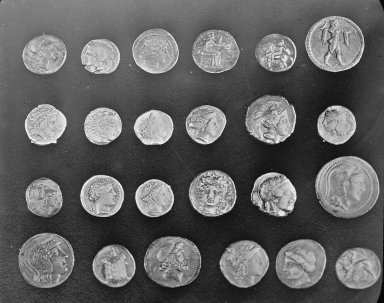
#> input picture skimage.data.coins(), 384 x 303 px
$ jupyter execute --allow-errors -04-Basics-of-image-processing_.ipynb   (shell and % lines are left out)   (older library calls are emulated)
#> lines starting #> are read from the running program, lines starting #| are printed output that depends on the picture
-04-Basics-of-image-processing  © by A.Richter
------------------------------------------

Intro to Image Analysis
--

[cell 1]
import skimage
import skimage.io as skio
from skimage import exposure
from scipy.misc import bytescale

import cv2
import numpy as np
import matplotlib.pyplot as plt
import scipy as sp

Import of Images with **Scikit-Image**
--

The following images are multi-channel IKONOS with a resolution of 4m multi and 1m pan

[cell 2]
Folder='IKONOS2_dodola_MS_Kanaele/'
#IKOPan=skio.imread(Folder+'IKONOS2_dodola_Pan_Kanal/_Tif/po_221141_pan_sub.TIF')
#> (the rest of this cell did not finish here and is left out)

[cell 3]
Folder='IKONOS2_dodola_MS_Kanaele/'
#> Folder = 'IKONOS2_dodola_MS_Kanaele/'
#IKOPan=skio.imread(Folder+'IKONOS2_dodola_Pan_Kanal/_Tif/po_221141_pan_sub.TIF')
IKORed=cv2.imread(Folder+'po_221141_red_sub.TIF',-1)

#> (a cell that did not finish here is left out)

a Loop to read and plot images in a Folder
---

[cell 5]
import glob
Folder='IKONOS2_dodola_MS_Kanaele/'             # define Folder

TIFs=glob.glob(Folder+"*.tif")                    # generate list of the files with the Ending .tif
#TFWs=glob.glob(Folder+"*.tfw")
#OVRs=glob.glob(Folder+"*.ovr")

for filename in TIFs:                             # For loop to print the list of images
        print(filename)
        Bild=skio.imread(filename,-1)
        plt.imshow(Bild, cmap = 'gray')
        plt.show()

[cell 6]
import glob
Folder='IKONOS2_dodola_MS_Kanaele/'             # define Folder

TIFs=glob.glob(Folder+"*.tif")                    # generate list of the files with the Ending .tif
#TFWs=glob.glob(Folder+"*.tfw")
#OVRs=glob.glob(Folder+"*.ovr")

for filename in TIFs:                             # For loop to print the list of images
        print(filename)
        Bild=cv2.imread(filename)
        cv2.imshow(filename,Bild)
        sleep(5)
        cv2.waitKey(0)
        cv2.destroyAllWindows()

8-Bit Data vs. 16-Bit Data
---

#> (a cell that did not finish here is left out)

#> (a cell that did not finish here is left out)

#> (a cell that did not finish here is left out)

Output of Histogramms of the Green or Red Channel
---

[cell 10]
print('16 bit - Histogramm')
print( '----------------')
fig=plt.figure(figsize=(10,3))
#hist, bins = np.histogram(IKOPan, bins=100)         #Anzahl der Intervalle, "bins" verändern
#> (the rest of this cell did not finish here and is left out)

[cell 11]
Arr1=np.round(20*np.random.rand(5,5))
#print(Arr1)
Arr2=np.round(20*np.random.rand(5,5))
#print(Arr2)
Arr3=np.round(20*np.random.rand(5,5))
#print(Arr3)

A=np.dstack((Arr1,Arr2,Arr3))
print(15*'-')
print(A.shape)
print(A[:,:,1])

Function to build an RBG TrueColor Image from scratch
---

http://gis.stackexchange.com/questions/120951/merging-multiple-16-bit-image-bands-to-create-a-true-color-tiff'

[cell 12]
def create_composite(red_band, green_band, blue_band):

    img=np.dstack((red_band,green_band,blue_band))
    return img
    # [7 lines of commented-out code are left out]

#> (a cell that did not finish here is left out)

#> (a cell that did not finish here is left out)

#> (a cell that did not finish here is left out)

Analyse the Correlation between two Channels
---

#> (a cell that did not finish here is left out)

[cell 17]
from scipy import stats

#> (a cell that did not finish here is left out)

Filtering of images
---

[cell 19]
from skimage import data,filters,feature
image = data.coins() # or any NumPy array!
#> image is the input picture: shape (303, 384); min 1, max 252, mean 96.9
#edges = filters.median(image)
plt.imshow(image,cmap='gray')
plt.show()

edges = filters.prewitt(image)
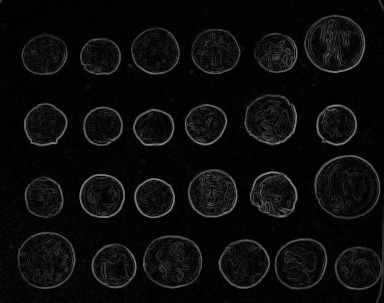
#> edges: shape (303, 384) float64; min 0, max 0.572, mean 0.0478
skio.imshow(edges)
skio.show()


edges = filters.sobel(image)
skio.imshow(edges)
skio.show()

edges = feature.canny(image)
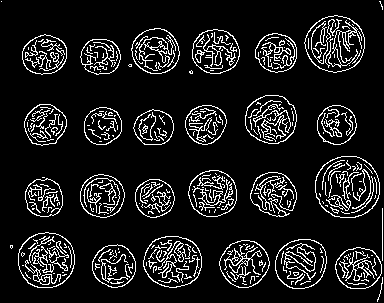
#> edges: shape (303, 384) bool; 11% white in thin lines or dots
skio.imshow(edges)
skio.show()

[cell 20]
bildDoug=skio.imread('figures/doug.jpg')
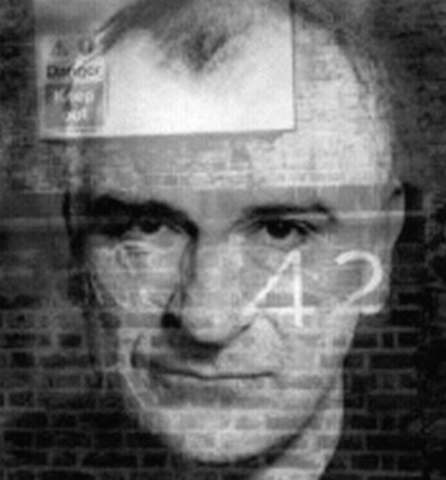
#> input picture figures/doug.jpg, 446 x 480 px
#> bildDoug is the input picture: shape (480, 446, 3); min 5, max 255, mean 105.9
print(bildDoug.shape)
#| (480, 446, 3)
plt.imshow(bildDoug)
plt.show()

[cell 21]
DougFFT    =np.fft.fft2(bildDoug[:,:,0])
DougFFTShift=np.fft.fftshift(DougFFT)
Spectrum   =20*np.log(np.abs(DougFFTShift))
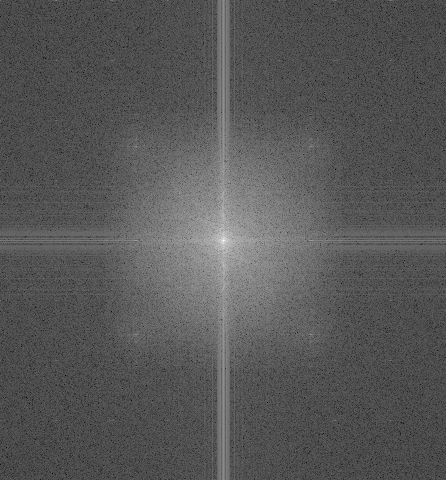
#> Spectrum: shape (480, 446) float64; min 10.9, max 338.7, mean 123.8; drawn with min black and max white

plt.imshow(Spectrum,cmap='gray')
plt.show()

[cell 22]
Doug2=np.fft.ifft2(np.fft.ifftshift(DougFFTShift))

#print(Doug2[10:20,10:20])

[cell 23]
plt.imshow(np.abs(Doug2),cmap='gray')
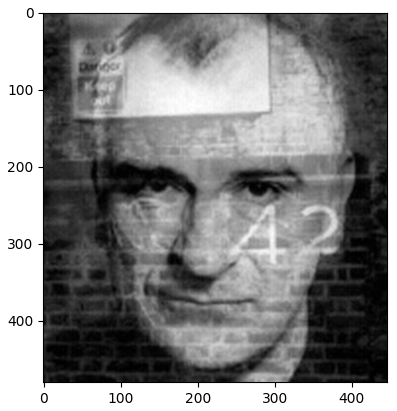
#> figure drawn by matplotlib, 1 panel
